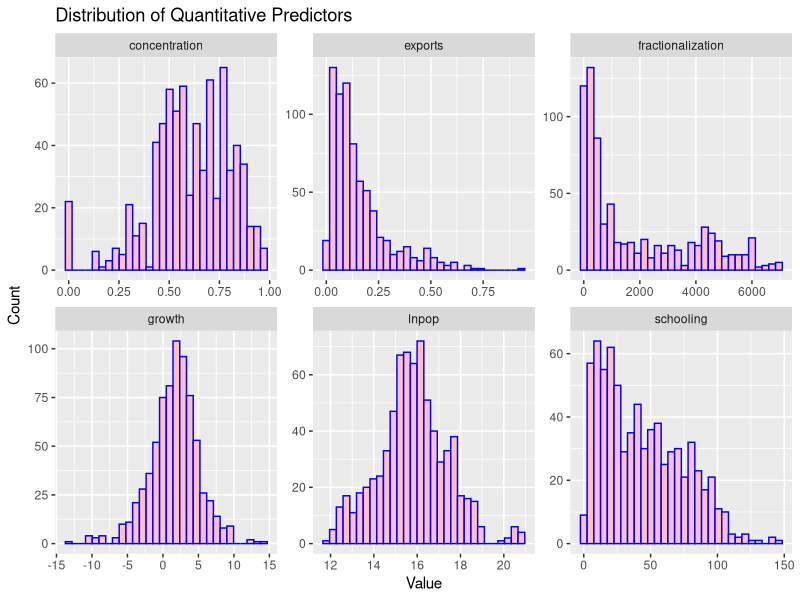

The R script that drew this image:
## ---- chunk 1
suppressMessages(library(tidyverse))
SEED <- 400
## ---- chunk 2
df <- read.csv("civilWar.csv", stringsAsFactors = TRUE)

# Basic overview
dim(df)
colSums(is.na(df))
## ---- chunk 3
summary(df)
## ---- chunk 4
quant_vars <- df %>% select(exports, schooling, growth, concentration, lnpop, 
  fractionalization)

# Converted dfor Faceting
quant_long <- quant_vars %>%
  pivot_longer(cols = everything(), names_to = "variable", values_to = "value")


ggplot(quant_long, aes(x = value)) +
  geom_histogram(bins = 30, fill = "pink", color = "blue") +
  facet_wrap(~ variable, scales = "free", ncol = 3) +
  labs(title = "Distribution of Quantitative Predictors",
       x = "Value",
       y = "Count")

table(df$civil.war)
prop.table(table(df$civil.war))
